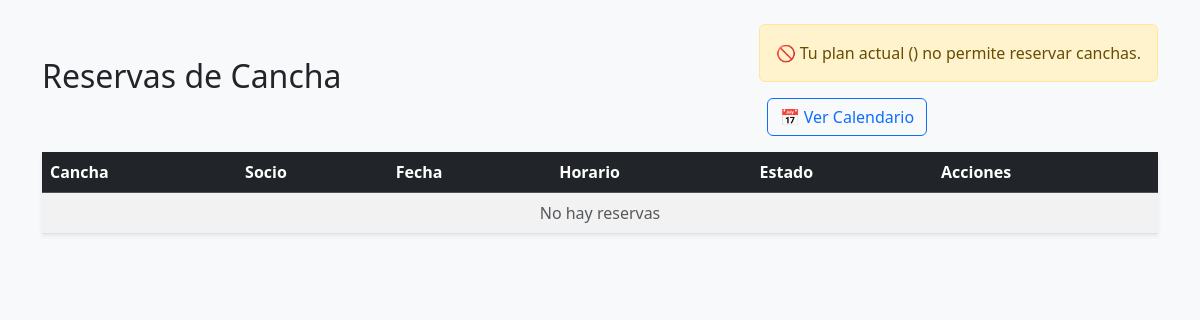
The page /canchas/reservas/ (signed in) on the database as committed earlier.
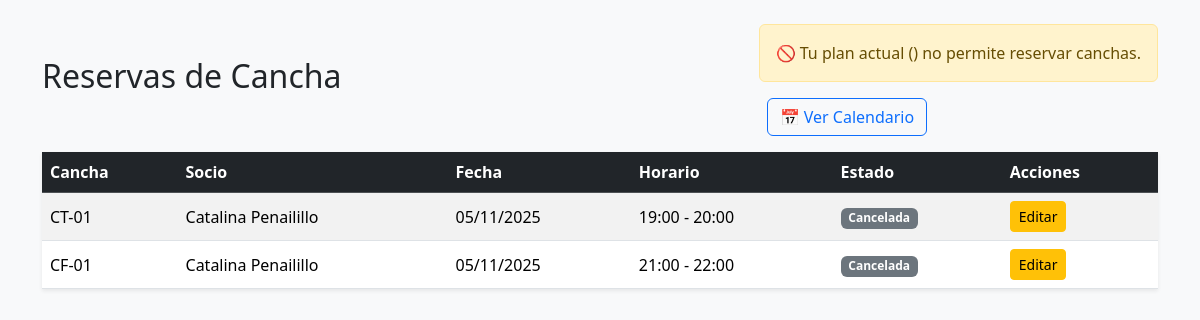
The same page on the database as committed later.
### apps/canchas/models.py (models this page shows, shortened)
class Reserva(models.Model):
    ESTADOS = (
        ('pendiente', 'Pendiente'),
        ('confirmada', 'Confirmada'),
        ('cancelada', 'Cancelada'),
    )
    socio = models.ForeignKey(
        'socios.Socio',
        on_delete=models.CASCADE,
        related_name='reservas'
    )
    cancha = models.ForeignKey(
        Cancha,
        on_delete=models.CASCADE,
        related_name='reservas'
    )
    fecha = models.DateField()
    hora_inicio = models.TimeField()
    hora_fin = models.TimeField()
    estado = models.CharField(max_length=15, choices=ESTADOS, default='pendiente')
    fec_registro = models.DateTimeField(default=timezone.now)
    class Meta:
        unique_together = ('cancha', 'fecha', 'hora_inicio')
        ordering = ['-fecha', 'hora_inicio']
        verbose_name = "Reserva"
        verbose_name_plural = "Reservas"

class Cancha(models.Model):
    TIPO = (
        ('basket', 'Básquetbol'),
        ('volley', 'Vóleibol'),
        ('futbol', 'Fútbol'),
        ('tenis', 'Tenis'),
    )
    nombre = models.CharField(max_length=100, unique=True)
    tipo = models.CharField(max_length=20, choices=TIPO, default='futbol')
    activo = models.BooleanField(default=True)
    class Meta:
        ordering = ['nombre']
        verbose_name = "Cancha"
        verbose_name_plural = "Canchas"

### apps/socios/models.py (models this page shows, shortened)
class Socio(models.Model):
    ESTADO_CHOICES = [
        (True, 'Activo'),
        (False, 'Inactivo'),
    ]
    rut = models.CharField(max_length=12, unique=True,)
    nombre = models.CharField(max_length=50)
    apellido_paterno = models.CharField(max_length=50)
    apellido_materno = models.CharField(max_length=50, blank=True, null=True)
    correo = models.EmailField(unique=True)
    telefono = models.CharField(max_length=20, blank=True, null=True)
    fecNac = models.DateField(verbose_name='Fecha de Nacimiento', null=True, blank=True)
    estado = models.BooleanField(choices=ESTADO_CHOICES, default=True)
    fec_registro = models.DateTimeField(default=timezone.now)  # ✅ timezone-aware

### apps/canchas/views.py (the view)
# urls.py: path('reservas/', views.reservas_cancha_list, name='reservas_cancha_list'),
@login_required
@user_passes_test(es_admin_o_superadmin)
def reservas_cancha_list(request):
    reservas = Reserva.objects.select_related('cancha', 'socio').all()
    return render(request, 'canchas/reservas_cancha_list.html', {'reservas': reservas})

### apps/canchas/views.py (called while the page is built)
def es_admin_o_superadmin(user):
    return user.is_authenticated and (getattr(user, 'rol', None) in ['admin', 'superadmin'])

### templates/canchas/reservas_cancha_list.html (shortened to what this page needs)
<!DOCTYPE html>
<html lang="es">
<head>
  <link href="https://cdn.jsdelivr.net/npm/bootstrap@5.3.3/dist/css/bootstrap.min.css" rel="stylesheet">
</head>
<body class="bg-light">
<div class="container py-4">
  <div class="d-flex justify-content-between align-items-center mb-3">
    <h2>Reservas de Cancha</h2>
    <div>
      {% load static %}
      {% if socio_plan and socio_plan.plan.puede_reservar_canchas %}
          <a href="{% url 'reserva_cancha_crear' %}" class="btn btn-success mb-3">
              <i class="ph ph-calendar-plus"></i> Nueva Reserva
          </a>
      {% else %}
          <div class="alert alert-warning mb-3">
              🚫 Tu plan actual (<strong>{{ socio_plan.plan.nombre }}</strong>) no permite reservar canchas.
          </div>
      {% endif %}
      <a href="{% url 'calendario' %}" class="btn btn-outline-primary ms-2">📅 Ver Calendario</a>
    </div>
  </div>
  <table class="table table-striped align-middle shadow-sm">
    <thead class="table-dark">
      <tr>
        <th>Cancha</th>
        <th>Socio</th>
        <th>Fecha</th>
        <th>Horario</th>
        <th>Estado</th>
        <th>Acciones</th>
      </tr>
    </thead>
    <tbody>
    {% for r in reservas %}
      <tr>
        <td>{{ r.cancha.nombre }}</td>
        <td>{{ r.socio.nombre }} {{ r.socio.apellido_paterno }}</td>
        <td>{{ r.fecha|date:"d/m/Y" }}</td>
        <td>{{ r.hora_inicio }} - {{ r.hora_fin }}</td>
        <td>
          {% if r.estado == 'reservada' %}
            <span class="badge bg-success">Reservada</span>
          {% else %}
            <span class="badge bg-secondary">Cancelada</span>
          {% endif %}
        </td>
        <td>
          <a class="btn btn-sm btn-warning" href="{% url 'reserva_cancha_editar' r.id %}">Editar</a>
        </td>
      </tr>
    {% empty %}
      <tr><td colspan="6" class="text-center text-muted">No hay reservas</td></tr>
    {% endfor %}
    </tbody>
  </table>
</div>
</body>
</html>

Rows that differ between the two databases and show on the page:
added Reserva: cancha.nombre "CT-01", socio.nombre "Catalina", socio.apellido_paterno "Penailillo", fecha "05/11/2025", hora_inicio "19:00", hora_fin "20:00", estado "Cancelada"
added Reserva: cancha.nombre "CF-01", socio.nombre "Catalina", socio.apellido_paterno "Penailillo", fecha "05/11/2025", hora_inicio "21:00", hora_fin "22:00", estado "Cancelada"
Other text that changed with them:
text no longer shown: "No hay reservas"
